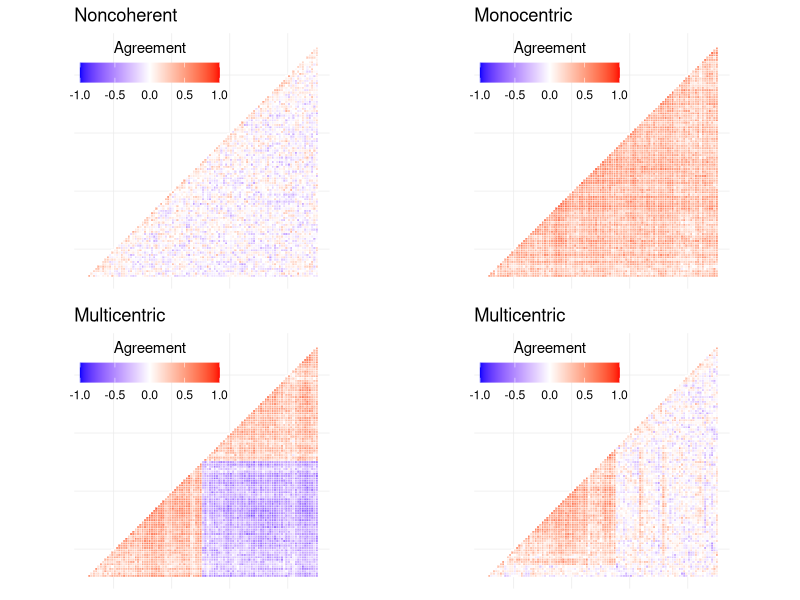

Write R code to recreate this figure. (Note: this script raises an error after producing the figure.)


####CLEAN ALL THIS UP!!!!



# Clear the workspace
rm( list = ls() )

library( here )      # for the directory
library( dplyr )     # for working with the data
library( reshape2 )  # for reworking the data
library( ggplot2 )   # for plotting
library( gridExtra ) # for plotting grids
library( grid )      # for plotting titles on the grid

# set seed to reproduce same objects
set.seed( 2468 )


# ================================================================== #
# Function to create the agreement matrix ----
# The equation comes from pg. 65 of Purzycki, B. G., & Jamieson-Lane, A. (2016). AnthroTools. Cross-Cultural Research, 51(1), 51-74. doi:10.1177/1069397116680352.

DiscountedAgreementMatrix <-
  function( response.mat, n.responses ){
    discounted.matrix= matrix( 0, nrow( response.mat ),nrow( response.mat ) )
    for( i in 1:nrow( discounted.matrix ) ){
      for( j in 1:ncol( discounted.matrix ) ){
        discounted.matrix[i,j] <- mean( response.mat[i,] == response.mat[j,], na.rm = TRUE ) # Create the average number of items i and j agree on
      }             
    }
    discounted.matrix <- ( discounted.matrix*n.responses -1 ) / (n.responses-1 ) # Correct the average agreement for guessing
    diag( discounted.matrix ) <- 0 # set the diagonal to zero
    discounted.matrix[is.finite(discounted.matrix) == FALSE] <- 0 # adjust Inf values to zero (if any)
    return( discounted.matrix ) 
  }


# Create data for the plot.
dat.for.plot <- function( cormat ){
  dd <- as.dist( ( 1-cormat )/2 ) # Use correlation between variables as distance
  hc <- hclust( dd )
  cormat <-cormat[hc$order, hc$order]
  cormat[lower.tri( cormat )] <- NA # set the lower part of the triangle as missing (redundant information)
  cor.dat <- melt( cormat, na.rm = TRUE ) # create the dataframe
  return( cor.dat )
}


# ================================================================== #
# Create the data objects ----

nResp <- 100
nVars <- 50 

# build the function to create the response matrices
build.responses <- function( nResp, nVars, probValue, nresponses ){
  
  # create the blank object
  Response <- matrix( NA, nrow = nResp, ncol = nVars )
  
  # loop through to create the responses
  for( i in 1: nVars ){
    Response[,i] <- rbinom( nResp, 1, prob = probValue )
  }
  
  # create the agreement matrix
  Agreement <- DiscountedAgreementMatrix( Response, nresponses )
  
  # Assign the agreement matrix to the object to plot
  AgreementDat <- dat.for.plot( Agreement )
  
  # return the agreement data as a data frame to plot
  return( AgreementDat )
  
}

noConAgreementDat <- build.responses( nResp, nVars, probValue = 0.5, nresponses = 2 )
ConAgreementDat   <- build.responses( nResp, nVars, probValue = 0.8, nresponses = 2 )


# build the function to create the response matrices
build.het.responses <- function( nResp, nVars, probValue1, probValue2, nresponses ){
  
  # create the blank object
  Response <- matrix( NA, nrow = nResp, ncol = nVars )
  
  # loop through to create the responses
  for( i in 1: nResp / 2 ){
    Response[i,] <- rbinom( nResp / 2, 1, prob = probValue1 )
    Response[i + nResp / 2,] <- rbinom( nResp / 2, 1, prob = probValue2 )
  }
  
  # create the agreement matrix
  Agreement <- DiscountedAgreementMatrix( Response, nresponses )
  
  # Assign the agreement matrix to the object to plot
  AgreementDat <- dat.for.plot( Agreement )
  
  # return the agreement data as a data frame to plot
  return( AgreementDat )
  
}

HetConAgreementDat   <- build.het.responses( nResp, nVars, probValue1 = 0.8, probValue2 = 0.2, nresponses = 2 )
HetConNoAgreementDat <- build.het.responses( nResp, nVars, probValue1 = 0.8, probValue2 = 0.5, nresponses = 2 )


# ================================================================== #
# Create the data objects ----

n <- 100 

noConDat <- data.frame(
  knowledge = runif( n = n, min = .00 , max = 0.30 ),
  culture = rep( 1, n )
)

conDat <- data.frame(
  knowledge = runif( n = n, min = .80 , max = 0.99 ),
  culture = rep( 1, n )
)

hetConDat <- data.frame(
  knowledge = c( runif( n = n/2, min = .80 , max = 0.99 ), runif( n = n/2, min = .80 , max = 0.99 ) ) ,
  culture = c( rep( 1, n/2 ), rep( 2, n/2 ) )
)

hetConNoDat <- data.frame(
  knowledge = c( runif( n = n/2, min = .80 , max = 0.99 ), runif( n = n/2, min = .00 , max = 0.30 ) ) ,
  culture = c( rep( 1, n/2 ), rep( 2, n/2 ) )
)


# Add a new variable that ranks responses within each group
noConDat <- noConDat %>%
  arrange( culture, knowledge ) %>%
  mutate( rank_knowledge = row_number() )

conDat <- conDat %>%
  arrange( culture, knowledge ) %>%
  mutate( rank_knowledge = row_number() )

hetConDat <- hetConDat %>%
  arrange( culture, knowledge ) %>%
  mutate( rank_knowledge = row_number() )

hetConNoDat <- hetConNoDat %>%
  arrange( culture, knowledge ) %>%
  mutate( rank_knowledge = row_number() )



# ================================================================== #
# Plotting results ----


datToPlot <- list( noConAgreementDat, ConAgreementDat, HetConAgreementDat, HetConNoAgreementDat )

titlesPlot <- c(
  "Noncoherent",
  "Monocentric",
  "Multicentric",
  "Multicentric"
)

plotList <- list()

for( i in 1: length( datToPlot ) ) {
  
  plotList[[i]] <- ggplot( data = datToPlot[[i]], aes( Var2, Var1, fill = value ) ) +
    geom_tile( color = "white" ) +
    scale_fill_gradient2( low = "blue", high = "red", mid = "white", 
                          midpoint = 0, limit = c( -1,1 ), space = "Lab", 
                          name="Agreement" ) +
    theme_minimal() + 
    coord_fixed() + 
    theme(
      axis.title.x = element_blank(), axis.title.y = element_blank(),
      axis.text.x=element_blank(), axis.text.y=element_blank(),
      panel.grid.major = element_blank(),
      panel.border = element_blank(),
      panel.background = element_blank(),
      axis.ticks = element_blank(),
      legend.justification = c(1, 0),
      legend.position = c(0.6, 0.7),
      legend.direction = "horizontal") +
    guides(fill = guide_colorbar( barwidth = 7, barheight = 1,
                                  title.position = "top", title.hjust = 0.5) ) +
    ggtitle( titlesPlot[i] )
  #print( plotList[[i]] )
  
}


grid.arrange( 
  plotList[[1]],plotList[[2]], plotList[[3]], plotList[[4]],
  nrow = 2, ncol = 2
)


# export the image (Figure 1 in the manuscript)
pdf( file = here( "trust-culture-figures/figure-1-hypothetical-agreement.pdf" ) )

grid.arrange( 
  plotList[[1]],plotList[[2]], plotList[[3]], plotList[[4]],
  nrow = 2, ncol = 2
)

dev.off()


# ================================================================== #
# Plots ----

# Create the scatterplots

datToPlot2 <- list( noConDat, conDat, hetConDat, hetConNoDat )

titlesPlot2 <- c(
  "Noncoherent",
  "Monocentric",
  "Multicentric",
  "Multicentric"
)

plotList2 <- list()

for( i in 1: length( datToPlot2 ) ) {
  
  plotList2[[i]] <- ggplot( datToPlot2[[i]],
                          aes( x = rank_knowledge, 
                               y = knowledge, 
                               color = as.factor( culture ) ) ) +
    geom_point() + 
    labs( title = titlesPlot2[[i]],
          x = "Respondents",
          y = "Knowledge") +
    theme_minimal() +
    theme( legend.position = "none",
           axis.text.x = element_blank(), 
           plot.margin = unit( c( 1, 1, 1, 1 ), "cm" ),
           plot.title = element_text( hjust = 0.5 ) ) +
    guides( color = guide_legend( title = "Group" ) ) + 
    scale_y_continuous( limits = c( 0, 1 ) )
  #print( hetConNoPlot )
  
}

grid.arrange( 
  plotList2[[1]],plotList2[[2]], plotList2[[3]], plotList2[[4]],
  nrow = 2, ncol = 2
)

# export the image
pdf( file = here( "trust-culture-figures/figure-2-hypothetical-knowledge.pdf" ) )

grid.arrange( 
  plotList2[[1]],plotList2[[2]], plotList2[[3]], plotList2[[4]],
  nrow = 2, ncol = 2
)

dev.off()

